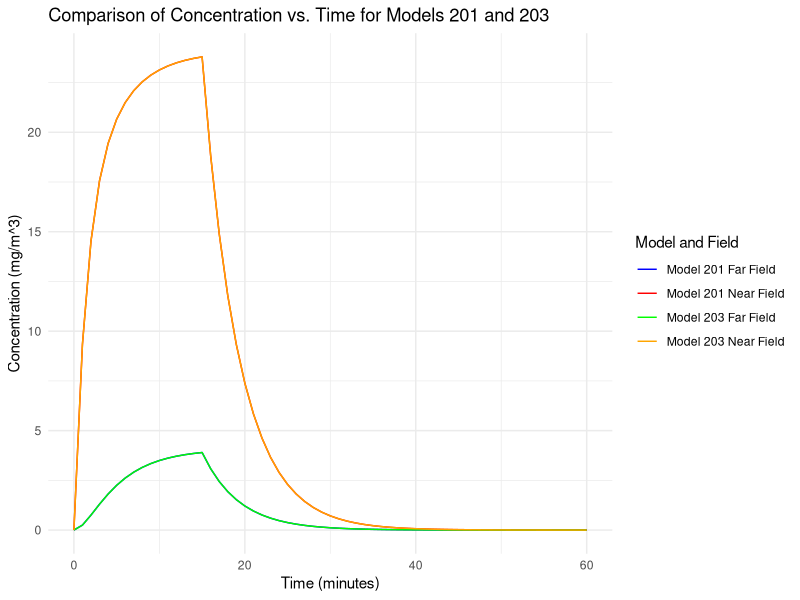

Reproduce this figure in R.
library(ggplot2)

# Define model 200
model_200 <- function(G, Q, beta, gamma) {
  C_F <- gamma * G / Q # Far field
  C_N <- C_F + ((gamma * G) / beta) # Near field
  return(list(C_F = C_F, C_N = C_N))
}

# Define model 201

# Define the model parameters with units
T <- 60    # minutes
t_g <- 15    # minutes
G <- 100    # mg/min
Q <- 20     # m^3/min
QL <- 5     # m^3/min
epsilon_L <- 0.5  # Local control efficiency
epsilon_LF <- 0.75 # Filtration efficiency
epsilon_RF <- 0.9
Q_R <- 5    # m^3/min
V <- 100    # m^3
V_N <- 8    # Near-field volume in m^3
beta <- 5   # Near-field ventilation rate in m^3/min
gamma <- 0.25

# Derived parameters
V_F <- V - V_N  # Far-field volume in m^3

# Time points
time_points <- 0:T

# Lambda calculations
lambda_1 <- 0.5 * (-(beta * V_F + V_N * (beta + Q)) / (V_N * V_F) +
                     sqrt(((beta * V_F + V_N * (beta + Q)) / (V_N * V_F))^2 -
                            4 * (beta * Q) / (V_N * V_F)))
lambda_2 <- 0.5 * (-(beta * V_F + V_N * (beta + Q)) / (V_N * V_F) -
                     sqrt(((beta * V_F + V_N * (beta + Q)) / (V_N * V_F))^2 -
                            4 * (beta * Q) / (V_N * V_F)))

# Initial concentrations for the decay phase
C_F0 <- G / Q  # Steady state far field concentration
C_N0 <- C_F0 + G / beta  # Steady state near field concentration

# Concentration calculations
C_F_t <- numeric(length(time_points))
C_N_t <- numeric(length(time_points))

for (t in time_points) {
  if (t <= t_g) {
    C_F_t[t + 1] <- C_F0 + G * ((lambda_1 * V_N + beta) / beta) * 
      ((beta * Q + lambda_2 * V_N * (beta + Q)) / (beta * Q * V_N * (lambda_1 - lambda_2))) * 
      exp(lambda_1 * t) - G * ((lambda_2 * V_N + beta) / beta) * 
      ((beta * Q + lambda_1 * V_N * (beta + Q)) / (beta * Q * V_N * (lambda_1 - lambda_2))) * 
      exp(lambda_2 * t)
    C_N_t[t + 1] <- C_N0 + G * ((beta * Q + lambda_2 * V_N * (beta + Q)) / (beta * Q * V_N * (lambda_1 - lambda_2))) * 
      exp(lambda_1 * t) - G * 
      ((beta * Q + lambda_1 * V_N * (beta + Q)) / (beta * Q * V_N * (lambda_1 - lambda_2))) * 
      exp(lambda_2 * t)
  } else {
    C_F_t[t + 1] <- C_F_t[t_g + 1] * exp(lambda_1 * (t - t_g))
    C_N_t[t + 1] <- C_N_t[t_g + 1] * exp(lambda_1 * (t - t_g))
  }
}


results_201 <- data.frame(Time = time_points, C_F_t = C_F_t, C_N_t = C_N_t)

# Model 202
model_202 <- function(G, Q, Q_R, beta, gamma, epsilon_RF) {
  C_F <- gamma * G / (Q + Q_R * epsilon_RF) # Steady state far field concentration
  C_N <- C_F + (gamma * G) / beta           # Steady state near field concentration
  C_R_F <- C_F * (1 - epsilon_RF)           # Concentration on the return side after filtration
  
  return(list(C_F = C_F, C_N = C_N, C_R_F = C_R_F))
}

# Run Model 202
results_202 <- model_202(G, Q, Q_R, beta, gamma, epsilon_LF)



# Model 203
model_203 <- function(G, Q, Q_R, beta, gamma, epsilon_RF, epsilon_L, t_g, T, V, V_N) {
  # Adjusted ventilation rate including filtered recirculated air
  Q_prime <- Q + epsilon_RF * Q_R
  
  # Derived parameters
  V_F <- V - V_N  # Far-field volume in m^3
  
  # Time points
  time_points <- 0:T
  
  # Lambda calculations (same as in Model 201 but with Q replaced by Q_prime)
  lambda_1 <- 0.5 * (-(beta * V_F + V_N * (beta + Q_prime)) / (V_N * V_F) +
                       sqrt(((beta * V_F + V_N * (beta + Q_prime)) / (V_N * V_F))^2 -
                              4 * (beta * Q_prime) / (V_N * V_F)))
  lambda_2 <- 0.5 * (-(beta * V_F + V_N * (beta + Q_prime)) / (V_N * V_F) -
                       sqrt(((beta * V_F + V_N * (beta + Q_prime)) / (V_N * V_F))^2 -
                              4 * (beta * Q_prime) / (V_N * V_F)))
  
  
  # Initial concentrations for the decay phase with Q replaced by Q_prime
  C_F0 <- G / Q_prime  # Steady state far field concentration
  C_N0 <- C_F0 + G / beta  # Steady state near field concentration
  
  # Concentration calculations
  C_F_t <- numeric(length(time_points))
  C_N_t <- numeric(length(time_points))
  
  for (t in time_points) {
    if (t <= t_g) {
      # Concentration rise equations with Q replaced by Q_prime
      C_F_t[t + 1] <- C_F0 + G * ((lambda_1 * V_N + beta) / beta) * 
        ((beta * Q_prime + lambda_2 * V_N * (beta + Q_prime)) / (beta * Q_prime * V_N * (lambda_1 - lambda_2))) * 
        exp(lambda_1 * t) - G * ((lambda_2 * V_N + beta) / beta) * 
        ((beta * Q_prime + lambda_1 * V_N * (beta + Q_prime)) / (beta * Q_prime * V_N * (lambda_1 - lambda_2))) * 
        exp(lambda_2 * t)
      C_N_t[t + 1] <- C_N0 + G * ((beta * Q_prime + lambda_2 * V_N * (beta + Q_prime)) / (beta * Q_prime * V_N * (lambda_1 - lambda_2))) * 
        exp(lambda_1 * t) - G * 
        ((beta * Q_prime + lambda_1 * V_N * (beta + Q_prime)) / (beta * Q_prime * V_N * (lambda_1 - lambda_2))) * 
        exp(lambda_2 * t)
    } else {
      # Concentration decay equations with Q replaced by Q_prime
      C_F_t[t + 1] <- C_F_t[t_g + 1] * exp(lambda_1 * (t - t_g))
      C_N_t[t + 1] <- C_N_t[t_g + 1] * exp(lambda_1 * (t - t_g))
    }
  }
  
  return(list(Time = time_points, C_F_t = C_F_t, C_N_t = C_N_t))
}

# Run Model 203
results_203 <- model_203(G, Q, Q_R, beta, gamma, epsilon_RF, epsilon_L, t_g, T, V, V_N)

combined_df <- data.frame(
    Time = rep(time_points, 4),
    Concentration = c(results_201$Far_Field, results_201$Near_Field, results_203$C_F_t, results_203$C_N_t), # 假设results_203包含了C_F_t和C_N_t
    Model = factor(rep(c("Model 201 Far Field", "Model 201 Near Field",
                         "Model 203 Far Field", "Model 203 Near Field"), each = T + 1))
)

# 绘制对比图
ggplot(data = combined_df, aes(x = Time, y = Concentration, color = Model)) +
    geom_line() +
    labs(title = 'Comparison of Concentration vs. Time for Models 201 and 203', 
         x = 'Time (minutes)', y = 'Concentration (mg/m^3)') +
    theme_minimal() +
    scale_color_manual(values = c("Model 201 Far Field" = "blue",
                                  "Model 201 Near Field" = "red",
                                  "Model 203 Far Field" = "green",
                                  "Model 203 Near Field" = "orange")) +
    guides(color = guide_legend(title = "Model and Field"))

